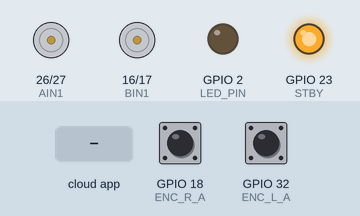
The sketch below on a simulated ESP32. On the bench: motor-driver pin pairs drawn as motors (green arrow = first pin HIGH = forward, orange = second pin HIGH = backward, longer = more drive, scaled by the enable pin, stopped while the standby pin is LOW), output pins drawn as LEDs (lit = HIGH). Inputs (shaded band) come from the test bench; at power-on: GPIO 18 (ENC_R_A) HIGH, GPIO 32 (ENC_L_A) HIGH. The ROS host is connected and sends only what is stated.

Above: at 3.2 s.
3.3 s: the phone or cloud app sets linear.x to -100
At 4.9 s:
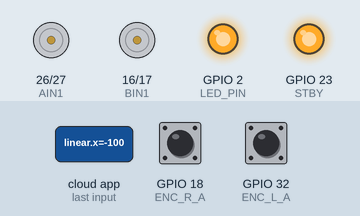
6.0 s: the phone or cloud app sets angular.z to -100
At 6.4 s:
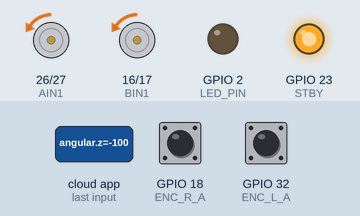
8.5 s: the phone or cloud app sets linear.x to 0
At 8.9 s:
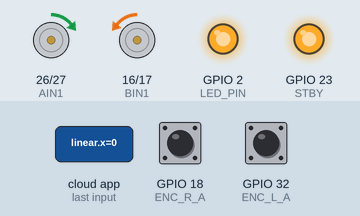
11.0 s: the phone or cloud app sets angular.z to 100
At 11.4 s:
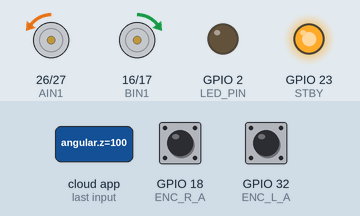
13.5 s: the phone or cloud app sets linear.x to 100
At 13.9 s:
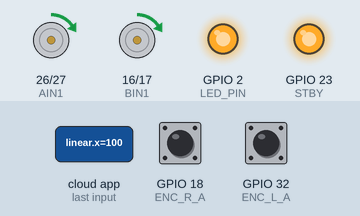
16.1 s: the phone or cloud app sets angular.z to 0
At 16.5 s:
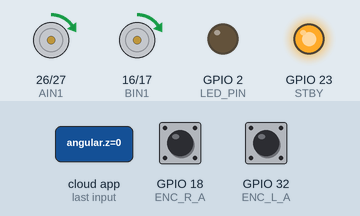
Timing chart, 0 to 19.1 s (numbered marks = the images above; inputs shaded):
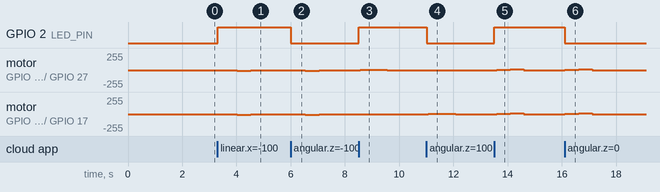

The sketch:

esp32_diff_pid_microros.ino
```cpp
#include <micro_ros_arduino.h>

#include <rcl/rcl.h>
#include <rclc/rclc.h>
#include <rclc/executor.h>

#include <geometry_msgs/msg/twist.h>

// ==========================
// Pines TB6612FNG
// ==========================

// Motor A - Izquierdo
const int PWMA = 25;
const int AIN1 = 26;
const int AIN2 = 27;

// Motor B - Derecho
const int PWMB = 14;
const int BIN1 = 16;
const int BIN2 = 17;

// Standby
const int STBY = 23;

// LED interno ESP32
const int LED_PIN = 2;

// ==========================
// Encoders
// ==========================

const int ENC_L_A = 32;  // C1 izquierdo
const int ENC_L_B = 33;  // C2 izquierdo

const int ENC_R_A = 18;  // C1 derecho
const int ENC_R_B = 19;  // C2 derecho

volatile long ticksLeft = 0;
volatile long ticksRight = 0;

long lastTicksLeft = 0;
long lastTicksRight = 0;

// ==========================
// PWM
// ==========================

const int PWM_FREQ = 1000;
const int PWM_RESOLUTION = 8;

// ==========================
// PID calibrado
// ==========================

float Kp = 0.035;
float Ki = 0.006;
float Kd = 0.0;

float integralL = 0;
float integralR = 0;

float lastErrorL = 0;
float lastErrorR = 0;

float pwmL = 35;
float pwmR = 35;

int maxPWM = 90;

// ==========================
// Conversión cmd_vel a ticks/s
// Ajustable luego
// ==========================

// Con esto: linear.x = 0.15 aprox equivale a 120 ticks/s
float LINEAR_TO_TICKS = 800.0;

// Con esto: angular.z genera diferencia entre ruedas
float ANGULAR_TO_TICKS = 100.0;

float targetLeft = 0.0;
float targetRight = 0.0;

unsigned long lastControlTime = 0;
unsigned long lastCmdTime = 0;

// Si no recibe /cmd_vel en 1 segundo, se detiene
const unsigned long CMD_TIMEOUT_MS = 1000;

// ==========================
// micro-ROS
// ==========================

rcl_subscription_t subscriber;
geometry_msgs__msg__Twist cmd_msg;

rclc_executor_t executor;
rclc_support_t support;
rcl_allocator_t allocator;
rcl_node_t node;

#define RCCHECK(fn) { \
  rcl_ret_t temp_rc = fn; \
  if ((temp_rc != RCL_RET_OK)) { error_loop(); } \
}

#define RCSOFTCHECK(fn) { \
  rcl_ret_t temp_rc = fn; \
  if ((temp_rc != RCL_RET_OK)) {} \
}

// ==========================
// Interrupciones encoders
// ==========================

void IRAM_ATTR encoderLeftISR() {
  int b = digitalRead(ENC_L_B);

  if (b == HIGH) {
    ticksLeft++;
  } else {
    ticksLeft--;
  }
}

void IRAM_ATTR encoderRightISR() {
  int b = digitalRead(ENC_R_B);

  if (b == HIGH) {
    ticksRight++;
  } else {
    ticksRight--;
  }
}

// ==========================
// Callback /cmd_vel
// ==========================

void cmdVelCallback(const void *msgin) {
  const geometry_msgs__msg__Twist *msg =
    (const geometry_msgs__msg__Twist *)msgin;

  float linear = msg->linear.x;
  float angular = msg->angular.z;

  // Robot diferencial:
  // izquierda = avance - giro
  // derecha   = avance + giro
  targetLeft = (linear * LINEAR_TO_TICKS) - (angular * ANGULAR_TO_TICKS);
  targetRight = (linear * LINEAR_TO_TICKS) + (angular * ANGULAR_TO_TICKS);

  // Límite de seguridad en ticks/s
  targetLeft = constrain(targetLeft, -180.0, 180.0);
  targetRight = constrain(targetRight, -180.0, 180.0);

  lastCmdTime = millis();

  // Parpadea cuando recibe comando
  digitalWrite(LED_PIN, !digitalRead(LED_PIN));
}

// ==========================
// Error micro-ROS
// ==========================

void error_loop() {
  pararMotores();

  while (1) {
    digitalWrite(LED_PIN, !digitalRead(LED_PIN));
    delay(200);
  }
}

// ==========================
// Setup
// ==========================

void setup() {
  pinMode(LED_PIN, OUTPUT);
  digitalWrite(LED_PIN, LOW);

  // Pines motores
  pinMode(AIN1, OUTPUT);
  pinMode(AIN2, OUTPUT);
  pinMode(BIN1, OUTPUT);
  pinMode(BIN2, OUTPUT);
  pinMode(STBY, OUTPUT);

  digitalWrite(STBY, HIGH);

  // PWM ESP32
  ledcAttach(PWMA, PWM_FREQ, PWM_RESOLUTION);
  ledcAttach(PWMB, PWM_FREQ, PWM_RESOLUTION);

  pararMotores();

  // Encoders
  pinMode(ENC_L_A, INPUT_PULLUP);
  pinMode(ENC_L_B, INPUT_PULLUP);
  pinMode(ENC_R_A, INPUT_PULLUP);
  pinMode(ENC_R_B, INPUT_PULLUP);

  attachInterrupt(digitalPinToInterrupt(ENC_L_A), encoderLeftISR, RISING);
  attachInterrupt(digitalPinToInterrupt(ENC_R_A), encoderRightISR, RISING);

  // Transporte micro-ROS por cable USB
  set_microros_transports();

  delay(2000);

  allocator = rcl_get_default_allocator();

  RCCHECK(rclc_support_init(&support, 0, NULL, &allocator));

  RCCHECK(rclc_node_init_default(
    &node,
    "esp32_diff_pid_robot",
    "",
    &support
  ));

  RCCHECK(rclc_subscription_init_default(
    &subscriber,
    &node,
    ROSIDL_GET_MSG_TYPE_SUPPORT(geometry_msgs, msg, Twist),
    "cmd_vel"
  ));

  RCCHECK(rclc_executor_init(
    &executor,
    &support.context,
    1,
    &allocator
  ));

  RCCHECK(rclc_executor_add_subscription(
    &executor,
    &subscriber,
    &cmd_msg,
    &cmdVelCallback,
    ON_NEW_DATA
  ));

  lastControlTime = millis();
  lastCmdTime = millis();
}

// ==========================
// Loop
// ==========================

void loop() {
  RCSOFTCHECK(rclc_executor_spin_some(
    &executor,
    RCL_MS_TO_NS(20)
  ));

  unsigned long now = millis();

  // Seguridad: si no llega comando, detener
  if (now - lastCmdTime > CMD_TIMEOUT_MS) {
    targetLeft = 0.0;
    targetRight = 0.0;
  }

  // Control PID cada 500 ms, igual que la prueba estable
  if (now - lastControlTime >= 500) {
    controlPID();
    lastControlTime = now;
  }

  delay(5);
}

// ==========================
// Control PID
// ==========================

void controlPID() {
  long currentLeft;
  long currentRight;

  noInterrupts();
  currentLeft = ticksLeft;
  currentRight = ticksRight;
  interrupts();

  long deltaLeft = currentLeft - lastTicksLeft;
  long deltaRight = currentRight - lastTicksRight;

  lastTicksLeft = currentLeft;
  lastTicksRight = currentRight;

  float dt = 0.5; // 500 ms

  float speedLeft = abs(deltaLeft / dt);
  float speedRight = abs(deltaRight / dt);

  float desiredLeft = abs(targetLeft);
  float desiredRight = abs(targetRight);

  // Si target es casi cero, detener motor
  if (desiredLeft < 5.0) {
    pwmL = 0;
    integralL = 0;
    lastErrorL = 0;
  } else {
    float errorL = desiredLeft - speedLeft;

    integralL += errorL * dt;
    integralL = constrain(integralL, -300, 300);

    float derivativeL = (errorL - lastErrorL) / dt;

    float correctionL = Kp * errorL + Ki * integralL + Kd * derivativeL;

    pwmL += correctionL;
    pwmL = constrain(pwmL, 0, maxPWM);

    lastErrorL = errorL;
  }

  if (desiredRight < 5.0) {
    pwmR = 0;
    integralR = 0;
    lastErrorR = 0;
  } else {
    float errorR = desiredRight - speedRight;

    integralR += errorR * dt;
    integralR = constrain(integralR, -300, 300);

    float derivativeR = (errorR - lastErrorR) / dt;

    float correctionR = Kp * errorR + Ki * integralR + Kd * derivativeR;

    pwmR += correctionR;
    pwmR = constrain(pwmR, 0, maxPWM);

    lastErrorR = errorR;
  }

  int commandLeft = 0;
  int commandRight = 0;

  if (targetLeft > 5.0) {
    commandLeft = (int)pwmL;
  } else if (targetLeft < -5.0) {
    commandLeft = -(int)pwmL;
  }

  if (targetRight > 5.0) {
    commandRight = (int)pwmR;
  } else if (targetRight < -5.0) {
    commandRight = -(int)pwmR;
  }

  motorIzquierdo(commandLeft);
  motorDerecho(commandRight);
}

// ==========================
// Motores
// ==========================

void motorIzquierdo(int pwm) {
  pwm = constrain(pwm, -255, 255);

  if (pwm > 0) {
    digitalWrite(AIN1, HIGH);
    digitalWrite(AIN2, LOW);
    ledcWrite(PWMA, pwm);
  } else if (pwm < 0) {
    digitalWrite(AIN1, LOW);
    digitalWrite(AIN2, HIGH);
    ledcWrite(PWMA, -pwm);
  } else {
    digitalWrite(AIN1, LOW);
    digitalWrite(AIN2, LOW);
    ledcWrite(PWMA, 0);
  }
}

void motorDerecho(int pwm) {
  pwm = constrain(pwm, -255, 255);

  if (pwm > 0) {
    digitalWrite(BIN1, HIGH);
    digitalWrite(BIN2, LOW);
    ledcWrite(PWMB, pwm);
  } else if (pwm < 0) {
    digitalWrite(BIN1, LOW);
    digitalWrite(BIN2, HIGH);
    ledcWrite(PWMB, -pwm);
  } else {
    digitalWrite(BIN1, LOW);
    digitalWrite(BIN2, LOW);
    ledcWrite(PWMB, 0);
  }
}

void pararMotores() {
  ledcWrite(PWMA, 0);
  ledcWrite(PWMB, 0);

  digitalWrite(AIN1, LOW);
  digitalWrite(AIN2, LOW);
  digitalWrite(BIN1, LOW);
  digitalWrite(BIN2, LOW);
}
```

Measured:
- after the input at 3.3 s, GPIO 2 (LED_PIN): LOW → HIGH at once; motor on GPIO 26 (AIN1) / GPIO 27 (AIN2), motor on GPIO 16 (BIN1) / GPIO 17 (BIN2): stopped → backward 6/255 after 0.22 s, → backward 14/255 0.50 s later, → stopped 0.50 s later
- after the input at 6.0 s, GPIO 2 (LED_PIN): HIGH → LOW at once; motor on GPIO 26 (AIN1) / GPIO 27 (AIN2), motor on GPIO 16 (BIN1) / GPIO 17 (BIN2): stopped → backward 6/255 at once, → backward 14/255 0.50 s later, → stopped 0.50 s later
- after the input at 8.5 s, GPIO 2 (LED_PIN): LOW → HIGH at once; motor on GPIO 26 (AIN1) / GPIO 27 (AIN2): stopped → forward 3/255 after 0.06 s, → forward 7/255 0.50 s later, → stopped 0.50 s later; motor on GPIO 16 (BIN1) / GPIO 17 (BIN2): stopped → backward 3/255 after 0.06 s, → backward 7/255 0.50 s later, → stopped 0.50 s later
- after the input at 11.0 s, GPIO 2 (LED_PIN): HIGH → LOW at once; motor on GPIO 26 (AIN1) / GPIO 27 (AIN2): stopped → backward 3/255 after 0.08 s, → backward 7/255 0.50 s later, → stopped 0.50 s later; motor on GPIO 16 (BIN1) / GPIO 17 (BIN2): stopped → forward 3/255 after 0.08 s, → forward 7/255 0.50 s later, → stopped 0.50 s later
- after the input at 13.5 s, GPIO 2 (LED_PIN): LOW → HIGH at once; motor on GPIO 26 (AIN1) / GPIO 27 (AIN2), motor on GPIO 16 (BIN1) / GPIO 17 (BIN2): stopped → forward 6/255 after 0.09 s, → forward 14/255 0.50 s later, → stopped 0.50 s later
- after the input at 16.1 s, GPIO 2 (LED_PIN): HIGH → LOW at once; motor on GPIO 26 (AIN1) / GPIO 27 (AIN2), motor on GPIO 16 (BIN1) / GPIO 17 (BIN2): stopped → forward 6/255 at once, → forward 14/255 0.50 s later, → stopped 0.50 s later
